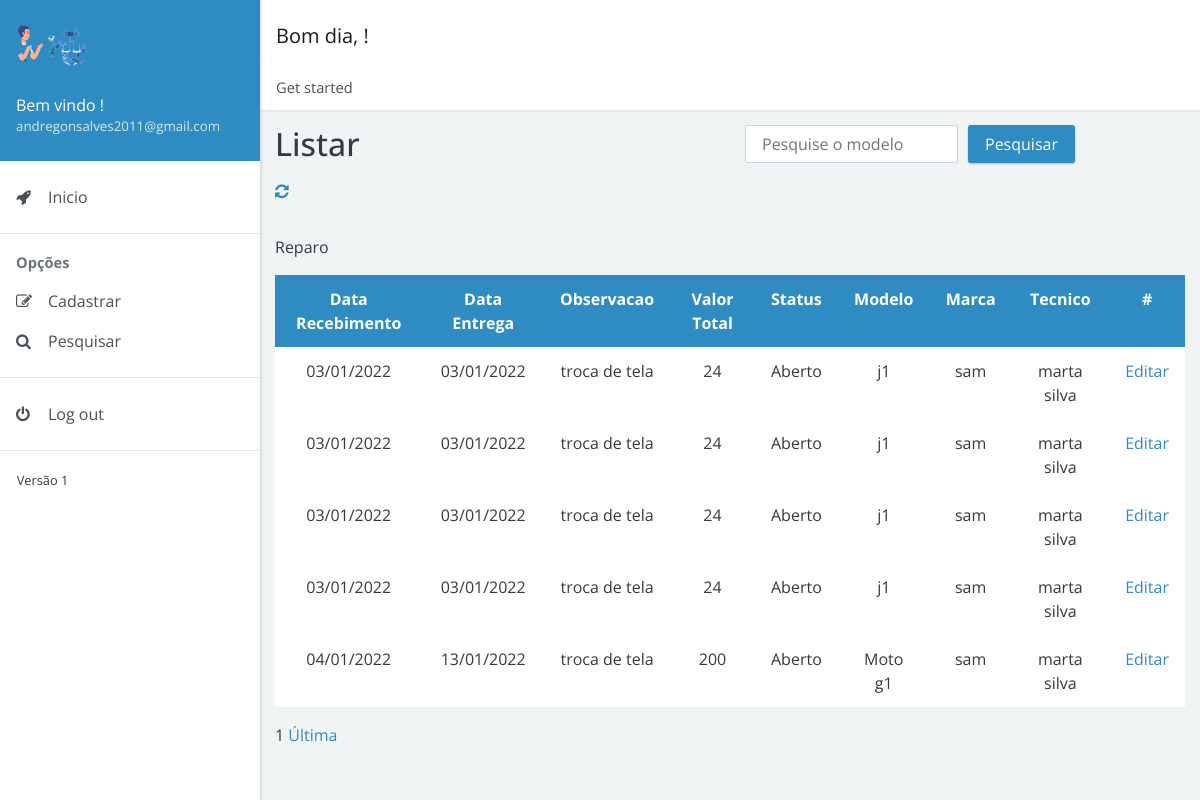
Page /controle/view/pesquisar/pesquisa_reparo.php (signed in) on the committed database.
### tables this page shows
CREATE TABLE `reparo` (
  `id_reparo` int(11) NOT NULL,
  `data_recebimento` date DEFAULT NULL,
  `data_previsao` date DEFAULT NULL,
  `data_entrega` date DEFAULT NULL,
  `observacao` varchar(255) DEFAULT NULL,
  `mao_obra` float DEFAULT NULL,
  `custo_peca` float DEFAULT NULL,
  `valor_total` float DEFAULT NULL,
  `status_id_status` int(11) NOT NULL,
  `tecnico_id_tecnico` int(11) NOT NULL,
  `eletronico_id_eletronico` int(11) NOT NULL
);

CREATE TABLE `statu` (
  `id_status` int(11) NOT NULL,
  `nome_status` varchar(255) DEFAULT NULL
);

CREATE TABLE `eletronico` (
  `id_eletronico` int(11) NOT NULL,
  `modelo` varchar(255) DEFAULT NULL,
  `marca` varchar(255) DEFAULT NULL,
  `numero` varchar(50) DEFAULT NULL,
  `descricao` varchar(255) DEFAULT NULL
);

CREATE TABLE `tecnico` (
  `id_tecnico` int(11) NOT NULL,
  `nome_tecnico` varchar(255) DEFAULT NULL,
  `telefone_tecnico` varchar(17) DEFAULT NULL,
  `endereco_id_endereco` int(11) NOT NULL,
  `login_id_login` int(11) NOT NULL
);

### controle/view/pesquisar/pesquisa_reparo.php (the view, shortened to what this page needs)
<!doctype html>
<html lang="pt-br">
<head>
    <link rel="stylesheet" href="https://cdnjs.cloudflare.com/ajax/libs/font-awesome/4.7.0/css/font-awesome.min.css">
    <link href="../../../dist/admin4b.min.css?v=2.1.0" rel="stylesheet">
    <link href="../../../dist/admin4b.min.css" rel="stylesheet" type="text/css">
</head>
<body>
    <div class="app">
        <div class="app-sidebar">
            <div class="sidebar-header">
                <img src="../../../images/principal3.png" width="70px" alt="Imagem de entrada"><br>
                <div class="username"><span>Bem vindo <?php session_start();
                                                        echo $_SESSION['nome_completo']; ?>!</span> <small><?php echo $_SESSION['email_usuario']; ?></small></div>
            </div>
            <div id="sidebar-nav" class="sidebar-nav">
                <ul>
                    <li><a href="../../controle.php"><span class="sidebar-nav-icon fa fa-rocket"></span> <span class="sidebar-nav-text">Inicio</span></a></li>
                </ul>
                <hr><span class="sidebar-nav-header">Opções</span>
                <ul>
                    <li><a href="#forms" data-toggle="collapse"><span class="sidebar-nav-icon fa fa-pencil-square-o"></span> <span class="sidebar-nav-text">Cadastrar</span></a>
                    </li>
                    <li><a href="#search" data-toggle="collapse"><span class="sidebar-nav-icon fa fa-search"></span> <span class="sidebar-nav-text">Pesquisar</span></a>
                    </li>
                </ul>
                <hr>
                <ul>
                    <li><a href="../../../controll/crud/sair.php"><span class="sidebar-nav-icon fa fa-power-off"></span> <span class="sidebar-nav-text">Log out</span></a></li>
                </ul>
                <hr>
                <small>Versão 1</small>
            </div>
        </div>
        <div class="app-content">
            <div class="content-header">
                <nav class="navbar navbar-expand navbar-light bg-white">
                    <div class="navbar-brand">
                        <?php
                        $hora_do_dia = date("H");
                        if (($hora_do_dia >= 00) && ($hora_do_dia <= 12)) {
                            echo "Bom dia, ";
                        } else if (($hora_do_dia >= 12) && ($hora_do_dia <= 18)) {
                            echo "Boa tarde, ";
                        } else {
                            echo "Boa noite, ";
                        }
                        ?>!
                    </div>
                </nav>
                <nav>
                    <ol class="breadcrumb">
                        <li class="breadcrumb-item">Get started</li>
                    </ol>
                </nav>
            </div>
            <div class="content-body">
                <div class="container">
                    <div class="page-header">
                        <div class="row">
                            <div class="col-sm-6 col-md-6">
                                <h1>Listar</h1>
                            </div>
                            <div class="col-sm-1 col-md-5">
                                <form class="form-inline" method="GET" action="./enviar/mostrar_reparo.php">
                                    <div class="form-group">
                                        <input type="text" name="pesquisar" id="pesquisa" class="form-control" placeholder="Pesquise o modelo" style="margin-right: 10px;" required>
                                    </div>
                                    <button type="submit" class="btn btn-primary">Pesquisar</button>
                                </form>
                            </div>
                        </div>
                        <div class="row">
                            <div class="col-sm-6 col-md-6">
                                <a href="pesquisa_reparo.php"><i class="fa fa-refresh" aria-hidden="true"></i></a>
                            </div>
                        </div>
                    </div>
                    <div class="align-items-center">
                        <div class="" style="margin-top: 2em">
                            <p>Reparo</p>
                            <table class="table table-bordered table-hover text-center">
                                <tr class="bg bg-primary text-white text-center">
                                    <th>Data Recebimento</th>
                                    <th>Data Entrega</th>
                                    <th>Observacao</th>
                                    <th>Valor Total</th>
                                    <th>Status</th>
                                    <th>Modelo</th>
                                    <th>Marca</th>
                                    <th>Tecnico</th>
                                    <th> # </th>
                                </tr>
                                <?php
                                include_once '../../../controll/crud/conexao.php';
                                $id_session = $_SESSION['id_login'];
                                if (isset($_GET['pg']) && $_GET['pg'] != "") {
                                    $pagina_atual = $_GET["pg"];
                                } else {
                                    $pagina_atual = 1;
                                }
                                if (isset($pagina_atual)) {
                                    $pagina_atual = $pagina_atual;
                                } else {
                                    $pagina_atual = 1;
                                }
                                $pagina = (!empty($pagina_atual)) ? $pagina_atual : 1;
                                $qtd_pg = 20;
                                $inicio = ($qtd_pg * $pagina) - $qtd_pg;
                                $pesquisa = $conexao->query("SELECT * FROM `reparo` INNER JOIN statu ON reparo.status_id_status = statu.id_status
                                    INNER JOIN tecnico  ON reparo.tecnico_id_tecnico = tecnico.id_tecnico INNER JOIN eletronico ON reparo.eletronico_id_eletronico = eletronico.id_eletronico
                                    INNER JOIN endereco ON tecnico.endereco_id_endereco = endereco.id_endereco INNER JOIN cliente_eletronico ON cliente_eletronico.eletronico_id_eletronico = eletronico.id_eletronico
                                    INNER JOIN cliente ON cliente.id_cliente = cliente_eletronico.cliente_id_cliente INNER JOIN login ON cliente.login_id_login = login.id_login /*WHERE cliente.login_id_login = $id_session*/ ORDER BY data_entrega ASC LIMIT $inicio, $qtd_pg");
                                if ($pesquisa && $pesquisa->rowCount() != 0) {
                                    while ($linha = $pesquisa->fetch()) {
                                        $id = $linha['id_reparo'];
                                        $data1 = $linha['data_recebimento'];
                                        $data_recebimento = date('d/m/Y', strtotime($data1));
                                        $data3 = $linha['data_entrega'];
                                        $data_entrega = date('d/m/Y', strtotime($data3));
                                        $observacao = $linha['observacao'];
                                        $valor_total = $linha['valor_total'];
                                        $nome = $linha['nome_tecnico'];
                                        $nome_status = $linha['nome_status'];
                                        $modelo = $linha['modelo'];
                                        $marca = $linha['marca'];
                                ?>
                                        <tr class="text-center">
                                            <td>
                                                <?= $data_recebimento ?>
                                            </td>
                                            <td>
                                                <?= $data_entrega ?>
                                            </td>
                                            <td>
                                                <?= $observacao ?>
                                            </td>
                                            <td>
                                                <?= $valor_total ?>
                                            </td>
                                            <td>
                                                <?= $nome_status ?>
                                            </td>
                                            <td>
                                                <?= $modelo ?>
                                            </td>
                                            <td>
                                                <?= $marca ?>
                                            </td>
                                            <td>
                                                <?= $nome ?>
                                            </td>
                                            <td><a href="../../model/editar/editar_aparelho_reparo.php?id=<?= ($id) ?>" type="submit"><i class="bi bi-pencil-square"></i> Editar</a> </td>
                                        </tr>
                                    <?php
                                    }
                                    ?>
                            </table>
                        <?php
                                    $select = $conexao->query("SELECT COUNT(id_reparo) AS num_result FROM `reparo` INNER JOIN statu ON reparo.status_id_status = statu.id_status
                                        INNER JOIN tecnico  ON reparo.tecnico_id_tecnico = tecnico.id_tecnico INNER JOIN eletronico ON reparo.eletronico_id_eletronico = eletronico.id_eletronico
                                        INNER JOIN endereco ON tecnico.endereco_id_endereco = endereco.id_endereco INNER JOIN cliente_eletronico ON cliente_eletronico.eletronico_id_eletronico = eletronico.id_eletronico
                                        INNER JOIN cliente ON cliente.id_cliente = cliente_eletronico.cliente_id_cliente INNER JOIN login ON cliente.login_id_login = login.id_login /* WHERE cliente.login_id_login = $id_session*/");
                                    $row_pg = $select->fetch();
                                    $quantidade_pg = ceil($row_pg['num_result'] / $qtd_pg);
                                    echo " $pagina ";
                                    echo " <a href='?pg=$quantidade_pg' onclick=''>Última</a>";
                                } else {
                                    echo "<div class='alert alert-danger' role='alert'>Nenhum usuário encontrado!</div>";
                                }
                        ?>
                        </div>
                    </div>
                </div>
            </div>
</body>
</html>

### rows in the picture
reparo: observacao "troca de tela", valor_total "24", status_id_status.nome_status "Aberto", eletronico_id_eletronico.modelo "j1", eletronico_id_eletronico.marca "sam", tecnico_id_tecnico.nome_tecnico "marta silva"
reparo: observacao "troca de tela", valor_total "24", status_id_status.nome_status "Aberto", eletronico_id_eletronico.modelo "j1", eletronico_id_eletronico.marca "sam", tecnico_id_tecnico.nome_tecnico "marta silva"
reparo: observacao "troca de tela", valor_total "24", status_id_status.nome_status "Aberto", eletronico_id_eletronico.modelo "j1", eletronico_id_eletronico.marca "sam", tecnico_id_tecnico.nome_tecnico "marta silva"
reparo: observacao "troca de tela", valor_total "24", status_id_status.nome_status "Aberto", eletronico_id_eletronico.modelo "j1", eletronico_id_eletronico.marca "sam", tecnico_id_tecnico.nome_tecnico "marta silva"
reparo: observacao "troca de tela", valor_total "200", status_id_status.nome_status "Aberto", eletronico_id_eletronico.modelo "Moto g1", eletronico_id_eletronico.marca "sam", tecnico_id_tecnico.nome_tecnico "marta silva"

### other values in the picture
$_SESSION['email_usuario'] "andregonsalves2011@gmail.com"
$pagina "1"
